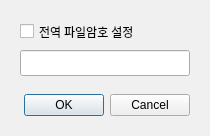
<?xml version="1.0" encoding="UTF-8"?>
<ui version="4.0">
 <class>Dialog</class>
 <widget class="QDialog" name="Dialog">
  <property name="geometry">
   <rect>
    <x>0</x>
    <y>0</y>
    <width>210</width>
    <height>136</height>
   </rect>
  </property>
  <property name="minimumSize">
   <size>
    <width>210</width>
    <height>136</height>
   </size>
  </property>
  <property name="maximumSize">
   <size>
    <width>210</width>
    <height>136</height>
   </size>
  </property>
  <property name="font">
   <font>
    <family>Noto Sans</family>
    <pointsize>9</pointsize>
   </font>
  </property>
  <property name="windowTitle">
   <string>Set Global Password</string>
  </property>
  <property name="windowIcon">
   <iconset>
    <normaloff>../../.designer/backup/lib/logo.png</normaloff>../../.designer/backup/lib/logo.png</iconset>
  </property>
  <property name="styleSheet">
   <string notr="true">* {
font-family: &quot;Noto Sans&quot;;
font-size: 9pt;
}


QDialog {
    background-color: #f0f0f0;
}

QGroupBox {
background-color: rgb(244, 246, 251)
}

QListView {
background-color: #ffffff;
}

/* RadioButton 기본 indicator 스타일 */
QRadioButton::indicator:unchecked {
background-color: white;
border: 2px solid white;
}
/* 선택 시 색깔 */
QRadioButton::indicator:checked {
background-color: black;
border: 2px solid white;
}</string>
  </property>
  <widget class="QDialogButtonBox" name="buttonBox">
   <property name="geometry">
    <rect>
     <x>20</x>
     <y>90</y>
     <width>170</width>
     <height>30</height>
    </rect>
   </property>
   <property name="minimumSize">
    <size>
     <width>170</width>
     <height>30</height>
    </size>
   </property>
   <property name="font">
    <font>
     <family>Noto Sans</family>
     <pointsize>9</pointsize>
    </font>
   </property>
   <property name="orientation">
    <enum>Qt::Orientation::Horizontal</enum>
   </property>
   <property name="standardButtons">
    <set>QDialogButtonBox::StandardButton::Cancel|QDialogButtonBox::StandardButton::Ok</set>
   </property>
  </widget>
  <widget class="QCheckBox" name="chkGlobalPassword">
   <property name="geometry">
    <rect>
     <x>20</x>
     <y>20</y>
     <width>161</width>
     <height>23</height>
    </rect>
   </property>
   <property name="minimumSize">
    <size>
     <width>91</width>
     <height>23</height>
    </size>
   </property>
   <property name="font">
    <font>
     <family>Noto Sans</family>
     <pointsize>9</pointsize>
    </font>
   </property>
   <property name="text">
    <string>전역 파일암호 설정</string>
   </property>
  </widget>
  <widget class="QLineEdit" name="lineEditGlobalPassword">
   <property name="geometry">
    <rect>
     <x>20</x>
     <y>50</y>
     <width>170</width>
     <height>26</height>
    </rect>
   </property>
   <property name="minimumSize">
    <size>
     <width>170</width>
     <height>26</height>
    </size>
   </property>
   <property name="font">
    <font>
     <family>Noto Sans</family>
     <pointsize>9</pointsize>
    </font>
   </property>
   <property name="echoMode">
    <enum>QLineEdit::EchoMode::PasswordEchoOnEdit</enum>
   </property>
  </widget>
 </widget>
 <resources/>
 <connections>
  <connection>
   <sender>buttonBox</sender>
   <signal>accepted()</signal>
   <receiver>Dialog</receiver>
   <slot>accept()</slot>
   <hints>
    <hint type="sourcelabel">
     <x>248</x>
     <y>254</y>
    </hint>
    <hint type="destinationlabel">
     <x>157</x>
     <y>274</y>
    </hint>
   </hints>
  </connection>
  <connection>
   <sender>buttonBox</sender>
   <signal>rejected()</signal>
   <receiver>Dialog</receiver>
   <slot>reject()</slot>
   <hints>
    <hint type="sourcelabel">
     <x>316</x>
     <y>260</y>
    </hint>
    <hint type="destinationlabel">
     <x>286</x>
     <y>274</y>
    </hint>
   </hints>
  </connection>
 </connections>
</ui>
